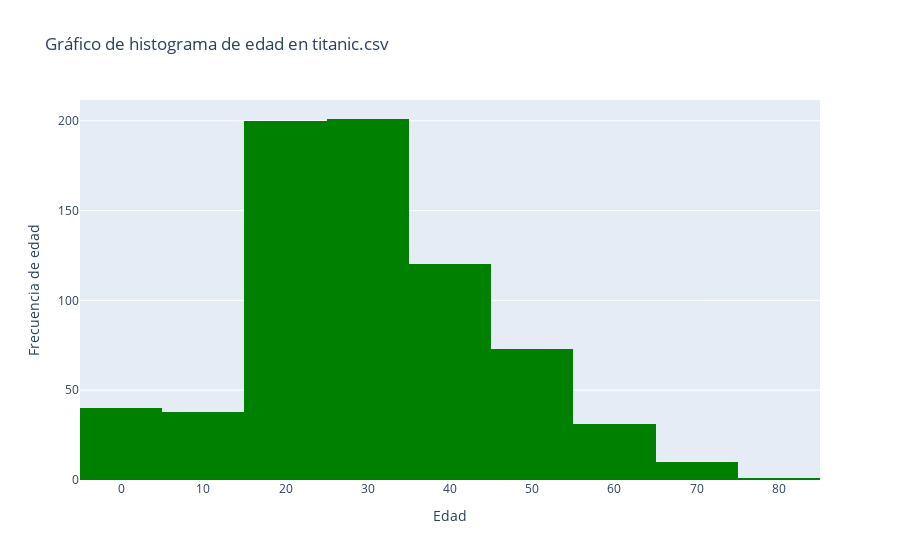

Here is the notebook cell this chart was saved with:
### Markdown cell above
Ejemplo del histograma con plotly

### Code cell
#Plotly grafico de barras:

# Crear el gráfico de histograma
fig = go.Figure(data=go.Histogram(x=titanic_csv['Age'], nbinsx=10, marker=dict(color='green')))

# Personalizar el gráfico
fig.update_layout(
    title='Gráfico de histograma de edad en titanic.csv',
    xaxis_title='Edad',
    yaxis_title='Frecuencia de edad'
)

# Mostrar el gráfico
fig.show()

### Figure 1 — Plotly figure (JSON) as saved in the notebook; plotly's stock layout.template omitted (floating-point values rounded to 4 significant figures; data arrays with more than 128 entries replaced by an {"elided": "..."} marker saying what was removed)
{"data": [{"marker": {"color": "green"}, "nbinsx": 10, "type": "histogram", "x": {"elided": "891 float values"}}], "layout": {"title": {"text": "Gráfico de histograma de edad en titanic.csv"}, "xaxis": {"title": {"text": "Edad"}}, "yaxis": {"title": {"text": "Frecuencia de edad"}}}}
